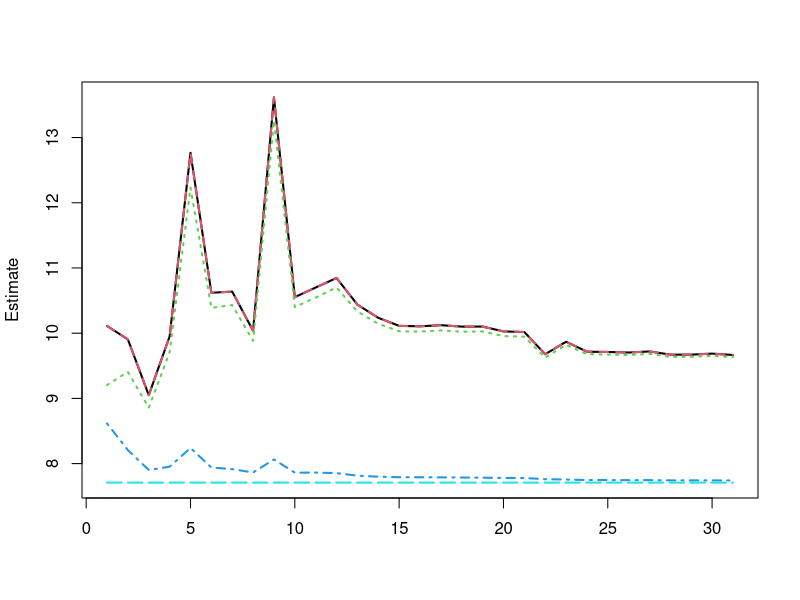

Reproduce this figure in R. (Note: this script raises an error after producing the figure.)
#'
#' ## General issues
#'
#'
#' - [Information criteria vs cross validation - data analysis / model validation - Datamethods Discussion Forum](https://discourse.datamethods.org/t/information-criteria-vs-cross-validation/2375)
#'   - Interesting comments by Frank Harrell
#' - Blog post by Rob Hyndman 2010: [Rob J Hyndman - Why every statistician should know about cross-validation](https://robjhyndman.com/hyndsight/crossvalidation/)
#' - 2010 survey: [A survey of cross-validation procedures for model selection](https://projecteuclid.org/journals/statistics-surveys/volume-4/issue-none/A-survey-of-cross-validation-procedures-for-model-selection/10.1214/09-SS054.full)
#'


#
# Davison Hinkley
#
# foldWise vs caseWise computation
#
# Comparing DH equation 6.47
# and weighted average of 6.43
#
#

Dfun <- function(Fa, Ft, fit, prederr = function(y,ypred) {(y-ypred)^2}) {    #  (6.39)
  #
  # Aggregate prediction error: Empirical version of 6.39 of DH
  #
  ypred <- predict(update(fit, data = Ft), newdata = Fa)
  yname <- formula(fit)[[2]]
  y <- Fa[[yname]]
  prederrs <- mapply(prederr, y, ypred)
  mean(prederrs)
}

# test

head(mtcars)

fit <- lm(mpg ~ disp + wt, mtcars)
summary(fit)
mean(resid(fit)^2)

Dfun(mtcars, mtcars, fit)   # produces 'apparent' error                           (6.41)

#
# expected excess error                                                           (6.42)
#
# e(F) = E{ D(F,Ffit) - D(Ffit, Ffit) }
#      = Delta(F) - E{ D(Ffit, Ffit) }
#
#
# Cross-validation
#
# Using training set, Ft and 'assessment set' Fa
#
# Dfun(Fa, Ft, fit)                                                               (6.43)
#
# Note that Dfun is an average of case-wise values of 'prederr'
#
# K-fold CV
#
cvk <- function(fit,
                prederr = function(y, ypred) (y - ypred)^2,
                K = min(10, round(sqrt(N))))
  {

  # Caution: Folds are not randomized

  # generate list of indices for K-fold exclusion
  {
    data <- insight::get_data(fit)
    N <- nrow(data)
    if(K == 'loo') K <-N
    n <- floor(N/K)
    remain <- N - n*K
    sizes <- rep(n,K)
    sizes[seq_len(remain)] <- n+1
    stopifnot(sum(sizes) == N)
    ends <- cumsum(sizes)
    starts <- c(1,ends+1)[-(length(ends) + 1)]
    folds <- lapply(1:length(ends), function(i) starts[i]:ends[i])
  }

  #
  # Apply 6.47 of DH  caseWise computation
  #

  ypred <- rep(NA, N)

  for(fold in folds) {
    ypred[fold] <- predict(update(fit, data = data[-fold, ]), newdata = data[fold, ])
  }

  yname <- formula(fit)[[2]]
  y <- data[[yname]]
  prederrs <- mapply(prederr, y, ypred)

  ret <- c('Delhat_CV,K (6.47)' = mean(prederrs))                             # (6.47)

  #
  # weighted foldWise computation
  #

  foldWiseErrs <-sapply(folds, function(fold) Dfun(data[fold, ], data[-fold, ], fit, prederr))
  foldWiseNs <- sapply(folds, length)
  foldWiseErr <- weighted.mean(foldWiseErrs, foldWiseNs)

  ret <- c(ret, 'foldWiseWeightedErr' = foldWiseErr)

  #
  # Apparent error
  #

  ret <- c(ret, 'Apparent Error (6.41)' = Dfun(data, data, fit, prederr))

  #
  # Weighted cross validation predictions on all responses
  #

  foldWiseOnAllErrs <- sapply(folds, function(fold) Dfun(data, data[-fold, ], fit, prederr))

  ret <- c(ret, 'foldWiseOnAllErrs' = weighted.mean(foldWiseOnAllErrs, foldWiseNs))


#  ret <- c(ret, 'Adjustment' = ret[['Apparent Error (6.41)']] - ret[['foldWiseOnAllErrs']])

  ret <- c(ret, 'Delhat_ACV,K (6.48)' = ret[['Delhat_CV,K (6.47)']] + ret[['Apparent Error (6.41)']] - ret[['foldWiseOnAllErrs']])

  class(ret) <- 'cvk'
  ret

}

print.cvk <- function(x) {
  invisible(print(cbind(Estimate = x)))
}

cvallk <- function(fit,
                   prederr = function(y, ypred) (y - ypred)^2,
                   K = 2:N) {
  N <- nrow(insight::get_data(fit))
  ret <- t(sapply(K, function(k) cvk(fit, prederr = prederr, K =k )))
  class(ret) <- 'cvallk'
  ret
}


plot.cvallk <- function(x, lty = 1:5, col = 1:6, lwd = 2, perm = c(1,2,5,4,3) ) {
  matplot(x[,perm], type = 'l', lwd = lwd, lty = lty, col = col,
          ylab = 'Estimate')
  legend('topright', legend = colnames(ret)[perm], lty = lty, col = col, lwd = lwd )
}


plot(cvallk(fit))


plot(cvallk(fit, prederr = function(y, ypred) (y - ypred)^4))
plot(cvallk(fit, prederr = function(y, ypred) abs(y - ypred)))
plot(cvallk(fit, prederr = function(y, ypred) exp(abs(y - ypred))))

head(mtcars)
dd <- mtcars


fit <- glm(I(mpg > 20) ~ wt + disp, mtcars, family = binomial)
summary(fit)
debug(cvk)
cvk(fit, K =6)

plot(cvallk(fit, K = 10:32))
